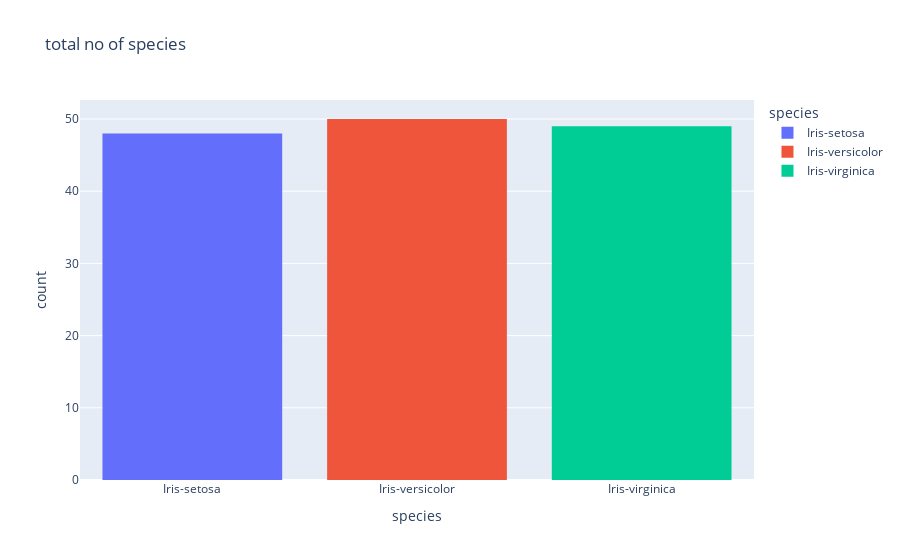

The code cell stored with this chart in its notebook:
### Code cell
import plotly.express as px
figg = px.histogram(data_frame=df, x='species', title='total no of species', color='species')

figg.show()

### Figure 1 — Plotly figure (JSON) as saved in the notebook; plotly's stock layout.template omitted (floating-point values rounded to 4 significant figures)
{"data": [{"alignmentgroup": "True", "bingroup": "x", "hovertemplate": "species=%{x}<br>count=%{y}<extra></extra>", "legendgroup": "Iris-setosa", "marker": {"color": "#636efa", "pattern": {"shape": ""}}, "name": "Iris-setosa", "offsetgroup": "Iris-setosa", "orientation": "v", "showlegend": true, "type": "histogram", "x": ["Iris-setosa", "Iris-setosa", "Iris-setosa", "Iris-setosa", "Iris-setosa", "Iris-setosa", "Iris-setosa", "Iris-setosa", "Iris-setosa", "Iris-setosa", "Iris-setosa", "Iris-setosa", "Iris-setosa", "Iris-setosa", "Iris-setosa", "Iris-setosa", "Iris-setosa", "Iris-setosa", "Iris-setosa", "Iris-setosa", "Iris-setosa", "Iris-setosa", "Iris-setosa", "Iris-setosa", "Iris-setosa", "Iris-setosa", "Iris-setosa", "Iris-setosa", "Iris-setosa", "Iris-setosa", "Iris-setosa", "Iris-setosa", "Iris-setosa", "Iris-setosa", "Iris-setosa", "Iris-setosa", "Iris-setosa", "Iris-setosa", "Iris-setosa", "Iris-setosa", "Iris-setosa", "Iris-setosa", "Iris-setosa", "Iris-setosa", "Iris-setosa", "Iris-setosa", "Iris-setosa", "Iris-setosa"], "xaxis": "x", "yaxis": "y"}, {"alignmentgroup": "True", "bingroup": "x", "hovertemplate": "species=%{x}<br>count=%{y}<extra></extra>", "legendgroup": "Iris-versicolor", "marker": {"color": "#EF553B", "pattern": {"shape": ""}}, "name": "Iris-versicolor", "offsetgroup": "Iris-versicolor", "orientation": "v", "showlegend": true, "type": "histogram", "x": ["Iris-versicolor", "Iris-versicolor", "Iris-versicolor", "Iris-versicolor", "Iris-versicolor", "Iris-versicolor", "Iris-versicolor", "Iris-versicolor", "Iris-versicolor", "Iris-versicolor", "Iris-versicolor", "Iris-versicolor", "Iris-versicolor", "Iris-versicolor", "Iris-versicolor", "Iris-versicolor", "Iris-versicolor", "Iris-versicolor", "Iris-versicolor", "Iris-versicolor", "Iris-versicolor", "Iris-versicolor", "Iris-versicolor", "Iris-versicolor", "Iris-versicolor", "Iris-versicolor", "Iris-versicolor", "Iris-versicolor", "Iris-versicolor", "Iris-versicolor", "Iris-versicolor", "Iris-versicolor", "Iris-versicolor", "Iris-versicolor", "Iris-versicolor", "Iris-versicolor", "Iris-versicolor", "Iris-versicolor", "Iris-versicolor", "Iris-versicolor", "Iris-versicolor", "Iris-versicolor", "Iris-versicolor", "Iris-versicolor", "Iris-versicolor", "Iris-versicolor", "Iris-versicolor", "Iris-versicolor", "Iris-versicolor", "Iris-versicolor"], "xaxis": "x", "yaxis": "y"}, {"alignmentgroup": "True", "bingroup": "x", "hovertemplate": "species=%{x}<br>count=%{y}<extra></extra>", "legendgroup": "Iris-virginica", "marker": {"color": "#00cc96", "pattern": {"shape": ""}}, "name": "Iris-virginica", "offsetgroup": "Iris-virginica", "orientation": "v", "showlegend": true, "type": "histogram", "x": ["Iris-virginica", "Iris-virginica", "Iris-virginica", "Iris-virginica", "Iris-virginica", "Iris-virginica", "Iris-virginica", "Iris-virginica", "Iris-virginica", "Iris-virginica", "Iris-virginica", "Iris-virginica", "Iris-virginica", "Iris-virginica", "Iris-virginica", "Iris-virginica", "Iris-virginica", "Iris-virginica", "Iris-virginica", "Iris-virginica", "Iris-virginica", "Iris-virginica", "Iris-virginica", "Iris-virginica", "Iris-virginica", "Iris-virginica", "Iris-virginica", "Iris-virginica", "Iris-virginica", "Iris-virginica", "Iris-virginica", "Iris-virginica", "Iris-virginica", "Iris-virginica", "Iris-virginica", "Iris-virginica", "Iris-virginica", "Iris-virginica", "Iris-virginica", "Iris-virginica", "Iris-virginica", "Iris-virginica", "Iris-virginica", "Iris-virginica", "Iris-virginica", "Iris-virginica", "Iris-virginica", "Iris-virginica", "Iris-virginica"], "xaxis": "x", "yaxis": "y"}], "layout": {"barmode": "relative", "legend": {"title": {"text": "species"}, "tracegroupgap": 0}, "title": {"text": "total no of species"}, "xaxis": {"anchor": "y", "categoryarray": ["Iris-setosa", "Iris-versicolor", "Iris-virginica"], "categoryorder": "array", "domain": [0, 1], "title": {"text": "species"}}, "yaxis": {"anchor": "x", "domain": [0, 1], "title": {"text": "count"}}}}
